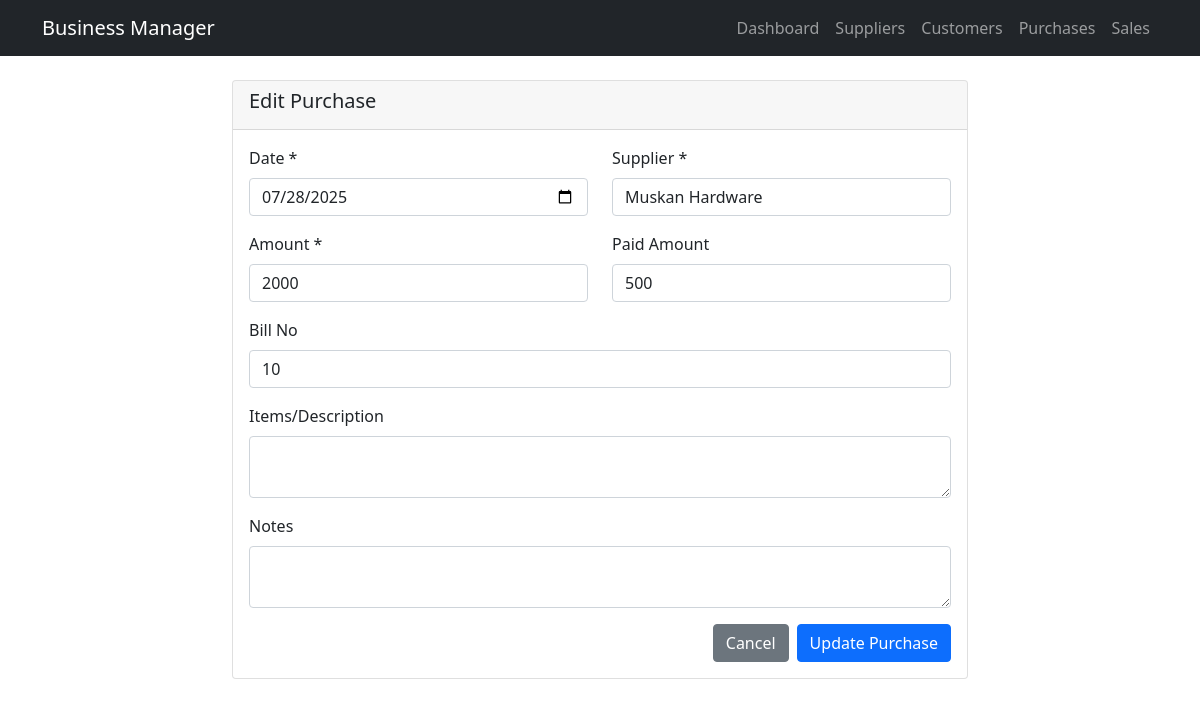
The page /purchases/edit/2 on the database its author committed.
### tables this page shows
CREATE TABLE purchases (
                id INTEGER PRIMARY KEY AUTOINCREMENT,
                date DATE NOT NULL,
                supplier_id INTEGER NOT NULL,
                bill_no TEXT,
                amount DECIMAL(15,2) NOT NULL CHECK(amount >= 0),
                paid_amount DECIMAL(15,2) DEFAULT 0.00 CHECK(paid_amount >= 0),
                items TEXT,
                notes TEXT,
                created_at TIMESTAMP DEFAULT CURRENT_TIMESTAMP,
                updated_at TIMESTAMP DEFAULT CURRENT_TIMESTAMP,
                FOREIGN KEY (supplier_id) REFERENCES suppliers (id) ON DELETE RESTRICT
            );

CREATE TABLE suppliers (
                id INTEGER PRIMARY KEY AUTOINCREMENT,
                name TEXT NOT NULL UNIQUE,
                contact TEXT,
                address TEXT,
                balance DECIMAL(15,2) DEFAULT 0.00,
                created_at TIMESTAMP DEFAULT CURRENT_TIMESTAMP,
                updated_at TIMESTAMP DEFAULT CURRENT_TIMESTAMP
            );

### app.py (the view, shortened to what this page needs)
@app.route('/purchases/edit/<int:purchase_id>', methods=['GET', 'POST'])
def edit_purchase(purchase_id):
    purchase = purchase_model.get_by_id(purchase_id)
    if not purchase:
        flash('Purchase not found.', 'error')
        return redirect(url_for('purchases'))
    suppliers = supplier_model.get_all()
    return render_template('purchase_form.html', purchase=purchase, suppliers=suppliers, date=date, edit=True)

### models/database.py (called while the page is built)
    def get_db(self):
        if 'db' not in g:
            g.db = sqlite3.connect(self.db_path)
            g.db.row_factory = sqlite3.Row
            g.db.execute('PRAGMA foreign_keys = ON')
        return g.db

### models/purchase.py (called while the page is built)
    def get_by_id(self, id):
        try:
            cursor = self.db.get_db().cursor()
            cursor.execute('''
                SELECT p.*, s.name as supplier_name, s.contact as supplier_contact,
                       (p.amount - p.paid_amount) as outstanding,
                       CASE
                           WHEN p.paid_amount >= p.amount THEN 'Paid'
                           WHEN p.paid_amount > 0 THEN 'Partial'
                           ELSE 'Unpaid'
                       END as payment_status
                FROM purchases p
                JOIN suppliers s ON p.supplier_id = s.id
                WHERE p.id = ?
            ''', (id,))
            return cursor.fetchone()
        except sqlite3.Error as e:
            logging.error(f"Error fetching purchase {id}: {e}")
            return None

### models/supplier.py (called while the page is built)
    def get_all(self):
        try:
            cursor = self.db.get_db().cursor()
            cursor.execute('''
                SELECT s.*,
                       COUNT(p.id) as total_purchases,
                       COALESCE(SUM(p.amount), 0) as total_purchase_amount,
                       COALESCE(SUM(p.paid_amount), 0) as total_paid_amount
                FROM suppliers s
                LEFT JOIN purchases p ON s.id = p.supplier_id
                GROUP BY s.id
                ORDER BY s.name
            ''')
            return cursor.fetchall()
        except sqlite3.Error as e:
            logging.error(f"Error fetching suppliers: {e}")
            return []

### templates/purchase_form.html (shortened to what this page needs)
{% extends "base.html" %}
{% block content %}
<div class="row justify-content-center">
    <div class="col-md-8">
        <div class="card">
            <div class="card-header">
                <h5>{{ 'Edit Purchase' if purchase else 'Add New Purchase' }}</h5>
            </div>
            <div class="card-body">
                <form method="POST">
                    <div class="row">
                        <div class="col-md-6 mb-3">
                            <label for="date" class="form-label">Date *</label>
                            <input type="date" class="form-control" id="date" name="date" required value="{{ purchase.date if purchase else date.today().isoformat() }}">
                        </div>
                        <div class="col-md-6 mb-3">
                            <label for="supplier_id" class="form-label">Supplier *</label>
                            <select class="form-control" id="supplier_id" name="supplier_id" required>
                                {% for s in suppliers %}
                                <option value="{{ s.id }}" {% if purchase and s.id == purchase.supplier_id %}selected{% endif %}>{{ s.name }}</option>
                                {% endfor %}
                            </select>
                        </div>
                    </div>
                    <div class="row">
                        <div class="col-md-6 mb-3">
                            <label for="amount" class="form-label">Amount *</label>
                            <input type="number" step="0.01" class="form-control" id="amount" name="amount" required value="{{ purchase.amount if purchase else '' }}">
                        </div>
                        <div class="col-md-6 mb-3">
                            <label for="paid_amount" class="form-label">Paid Amount</label>
                            <input type="number" step="0.01" class="form-control" id="paid_amount" name="paid_amount" value="{{ purchase.paid_amount if purchase else '0' }}">
                        </div>
                    </div>
                    <div class="mb-3">
                        <label for="bill_no" class="form-label">Bill No</label>
                        <input type="text" class="form-control" id="bill_no" name="bill_no" value="{{ purchase.bill_no if purchase else '' }}">
                    </div>
                    <div class="mb-3">
                        <label for="items" class="form-label">Items/Description</label>
                        <textarea class="form-control" id="items" name="items" rows="2">{{ purchase.items if purchase else '' }}</textarea>
                    </div>
                    <div class="mb-3">
                        <label for="notes" class="form-label">Notes</label>
                        <textarea class="form-control" id="notes" name="notes" rows="2">{{ purchase.notes if purchase else '' }}</textarea>
                    </div>
                    <div class="d-grid gap-2 d-md-flex justify-content-md-end">
                        <a href="{{ url_for('purchases') }}" class="btn btn-secondary">Cancel</a>
                        <button type="submit" class="btn btn-primary">{{ 'Update Purchase' if purchase else 'Add Purchase' }}</button>
                    </div>
                </form>
            </div>
        </div>
    </div>
</div>
{% endblock %}

### rows shown on the page
purchases: date "07/28/2025", supplier_id "Muskan Hardware", amount "2000", paid_amount "500", bill_no "10"

### other values the page prints
{{ 'Edit Purchase' if purchase else 'Add New Purchase' }} "Edit Purchase"
{{ 'Update Purchase' if purchase else 'Add Purchase' }} "Update Purchase"
